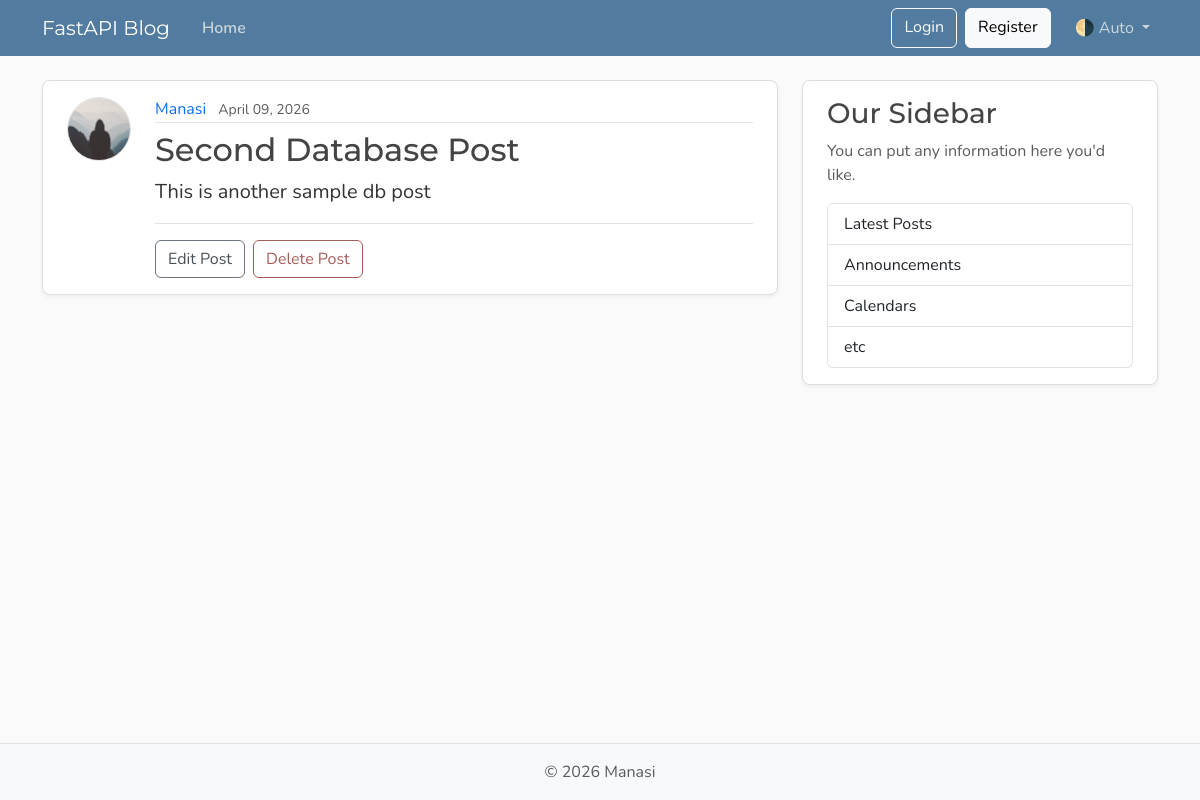
The app's page /posts/2, older data.
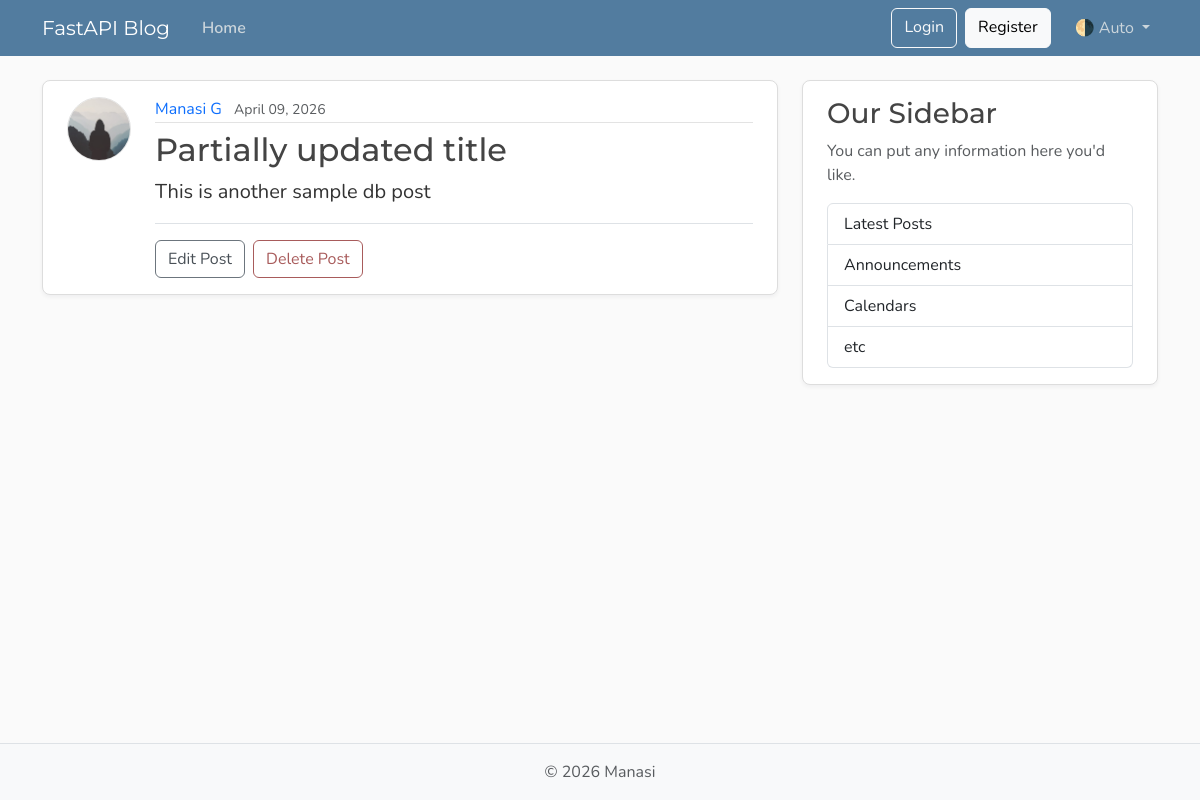
The same page, newer data.
### models.py (models this page shows, shortened)
class User(Base):
    __tablename__ = "users"
    id: Mapped[int] = mapped_column(Integer, primary_key=True, index=True)
    username: Mapped[str] = mapped_column(String(50), unique=True, nullable=False)
    email: Mapped[str] = mapped_column(String(120), unique=True, nullable=False)
    image_file: Mapped[str | None] = mapped_column(
        String(200),
        nullable=True,
        default=None,
    )
    posts: Mapped[list[Post]] = relationship(back_populates="author", cascade="all, delete-orphan",)

class Post(Base):
    __tablename__ = "posts"
    id: Mapped[int] = mapped_column(Integer, primary_key=True, index=True)
    title: Mapped[str] = mapped_column(String(100), nullable=False)
    content: Mapped[str] = mapped_column(Text, nullable=False)
    user_id: Mapped[int] = mapped_column(
        ForeignKey("users.id"),
        nullable=False,
        index=True,
    )
    date_posted: Mapped[datetime] = mapped_column(
        DateTime(timezone=True),
        default=lambda: datetime.now(UTC),
    )
    author: Mapped[User] = relationship(back_populates="posts")

### main.py (the view)
@app.get("/posts/{post_id}", include_in_schema=False)
def post_page(request: Request, post_id: int, db: Annotated[Session, Depends(get_db)]):
    result = db.execute(select(models.Post).where(models.Post.id == post_id))
    post = result.scalars().first()
    if post:
        title = post.title[:50]
        return templates.TemplateResponse(
            request,
            "post.html",
            {"post": post, "title": title},
        )
    raise HTTPException(status_code=status.HTTP_404_NOT_FOUND, detail="Post not found")

### templates/post.html (shortened to what this page needs)
{% extends "layout.html" %}
{% block content %}
  <article class="content-section py-3 px-4 mb-4">
    <div class="d-flex align-items-start gap-4">
      <img class="rounded-circle article-img flex-shrink-0"
           src="{{ post.author.image_path }}"
           alt="{{ post.author.username }}'s profile picture"
           width="64"
           height="64"
           loading="lazy">
      <div class="flex-grow-1">
        <div class="article-metadata mb-2">
          <a class="me-2"
             href="{{ url_for("user_posts", user_id=post.author.id) }}">{{ post.author.username }}</a>
          <small class="text-body-secondary">{{ post.date_posted.strftime("%B %d, %Y") }}</small>
        </div>
        <h2 class="article-title">{{ post.title }}</h2>
        <p class="article-content">{{ post.content }}</p>
        <div class="post-actions mt-3 pt-3 border-top">
          <a class="btn btn-outline-secondary me-1" href="#">Edit Post</a>
          <button type="button"
                  class="btn btn-outline-danger"
                  data-bs-toggle="modal"
                  data-bs-target="#deleteModal">Delete Post</button>
        </div>
      </div>
    </div>
  </article>
{% endblock content %}

### templates/layout.html (shortened to what this page needs)
<!DOCTYPE html>
<html lang="en">
  <head>
    <link href="https://cdn.jsdelivr.net/npm/bootstrap@5.3.8/dist/css/bootstrap.min.css"
          rel="stylesheet"
>
    <link rel="stylesheet"
          type="text/css"
          href="{{ url_for('static', path='css/main.css') }}">
  </head>
  <body class="d-flex flex-column min-vh-100">
    <header class="site-header">
      <nav class="navbar navbar-expand-md bg-steel fixed-top"
           data-bs-theme="dark">
        <div class="container">
          <a class="navbar-brand me-4" href="{{ url_for('home') }}">FastAPI Blog</a>
          <div class="collapse navbar-collapse" id="navbarToggle">
            <div class="navbar-nav me-auto">
              <a class="nav-link active"
                 aria-current="page"
                 href="{{ url_for('home') }}">Home</a>
            </div>
            <div class="navbar-nav">
              <a class="btn btn-outline-light mb-2 mb-md-0 me-md-2" href="#">Login</a>
              <a class="btn btn-light mb-2 mb-md-0 me-md-3" href="#">Register</a>
              <div class="nav-item dropdown">
                <a class="nav-link dropdown-toggle"
                   href="#"
                   role="button"
                   id="bd-theme"
                   data-bs-toggle="dropdown"
                   aria-expanded="false">
                  <span id="bd-theme-text">🌗 Auto</span>
                </a>
              </div>
            </div>
          </div>
        </div>
      </nav>
    </header>
    <main role="main" class="container">
      <div class="row">
        <div class="col-md-8">
          {% block content %}
          {% endblock content %}
        </div>
        <aside class="col-md-4">
          <div class="content-section py-3 px-4 mb-4">
            <h3>Our Sidebar</h3>
            <p class="text-body-secondary">You can put any information here you'd like.</p>
            <ul class="list-group">
              <li class="list-group-item">Latest Posts</li>
              <li class="list-group-item">Announcements</li>
              <li class="list-group-item">Calendars</li>
              <li class="list-group-item">etc</li>
            </ul>
          </div>
        </aside>
      </div>
    </main>
    <footer class="mt-auto py-3 bg-body-tertiary border-top">
      <div class="container text-center">
        <p class="text-body-secondary mb-0">
          © <span id="year"></span> Manasi
        </p>
      </div>
    </footer>
  </body>
</html>

### static/css/main.css (style rules this page uses)
:root { --font-heading: "Montserrat", system-ui, -apple-system, BlinkMacSystemFont, sans-serif; --font-body: "Nunito", system-ui, -apple-system, BlinkMacSystemFont, sans-serif; --color-bg-body: #fafafa; --color-bg-content: #ffffff; --color-text-primary: #333333; --color-text-heading: #444444; --color-steel: #527c9f; --color-nav-link: #cbd5db; --color-nav-link-hover: #ffffff; --color-link-hover: #428bca; --color-border: #dddddd; --color-border-light: #e3e3e3; --spacing-xl: 5rem; --article-img-size: 4rem; --account-img-size: 7.813rem; }
body { font-family: var(--font-body); background: var(--color-bg-body); color: var(--color-text-primary); }
main { padding-top: var(--spacing-xl); }
h1, h2, h3, h4, h5, h6 { font-family: var(--font-heading); color: var(--color-text-heading); }
.navbar-brand { font-family: var(--font-heading); }
a { text-decoration: none; }
.bg-steel { background-color: var(--color-steel); }
.site-header .navbar-nav .nav-link { color: var(--color-nav-link); transition: color 0.2s ease-in-out; }
.site-header .navbar-nav .nav-link.active { font-weight: 600; }
.content-section { background: var(--color-bg-content); border: 1px solid var(--color-border); border-radius: 0.5rem; box-shadow: 0 2px 4px rgba(15, 23, 42, 0.05); transition: box-shadow 0.15s ease, transform 0.15s ease, border-color 0.15s ease; }
.article-title { color: var(--color-text-heading); transition: color 0.2s ease-in-out; }
.article-content { white-space: pre-line; font-size: 1.25rem; }
.article-img { height: var(--article-img-size); width: var(--article-img-size); flex-shrink: 0; object-fit: cover; border: 1px solid var(--color-border-light); box-shadow: 0 0 0 2px var(--color-bg-content); }
.article-metadata { padding-bottom: 0.063rem; border-bottom: 1px solid var(--color-border-light); }
.article-metadata a { transition: color 0.2s ease-in-out; }
.btn-outline-secondary { --bs-btn-color: #495057; --bs-btn-border-color: #6c757d; --bs-btn-hover-color: #fff; --bs-btn-hover-bg: #5a6268; --bs-btn-hover-border-color: #545b62; --bs-btn-active-color: #fff; --bs-btn-active-bg: #545b62; --bs-btn-active-border-color: #4e555b; }
.btn-outline-danger { --bs-btn-color: #a85b5b; --bs-btn-border-color: #a85b5b; --bs-btn-hover-color: #fff; --bs-btn-hover-bg: #924e4e; --bs-btn-hover-border-color: #874848; --bs-btn-active-color: #fff; --bs-btn-active-bg: #874848; --bs-btn-active-border-color: #7c4242; }
[data-bs-theme="dark"] { --color-bg-body: #1a1a1a; --color-bg-content: #2d2d2d; --color-text-primary: #e0e0e0; --color-text-heading: #f0f0f0; --color-border: #404040; --color-border-light: #4a4a4a; }

Row changes from the older to the newer data that the page shows:
changed User: author.username "Manasi" → "Manasi G"
changed Post "This is another sample db post": title "Second Database Post" → "Partially updated title"
